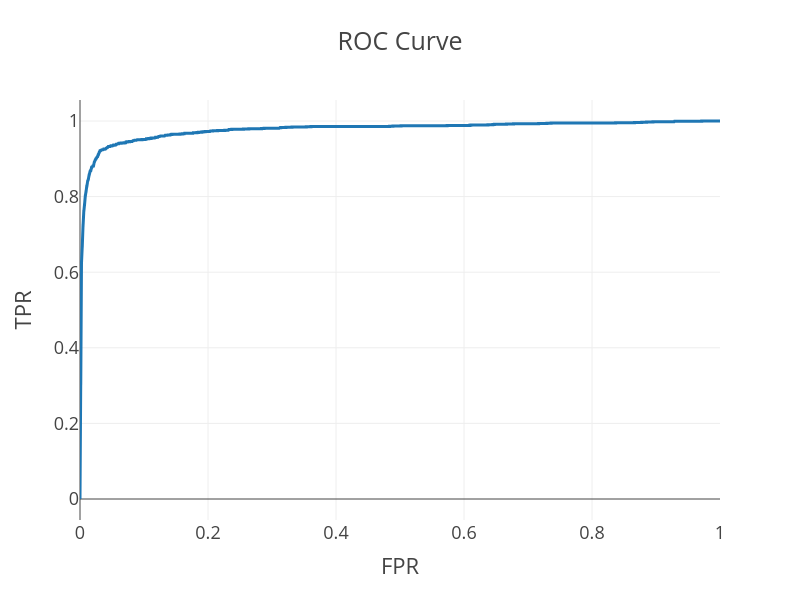

Notebook source saved alongside this figure:
### Code cell
# ROC Curve
px.line(df, x='FPR', y='TPR', title='ROC Curve', width=800, height=600, hover_data=['Threshold'])

### Figure 1 — Plotly figure (JSON) as saved in the notebook; plotly's stock layout.template omitted (floating-point values rounded to 4 significant figures; data arrays with more than 128 entries replaced by an {"elided": "..."} marker saying what was removed)
{"data": [{"customdata": {"elided": "706x1 float values"}, "hovertemplate": "FPR=%{x}<br>TPR=%{y}<br>Threshold=%{customdata[0]}<extra></extra>", "legendgroup": "", "line": {"color": "#1F77B4", "dash": "solid"}, "marker": {"symbol": "circle"}, "mode": "lines", "name": "", "orientation": "v", "showlegend": false, "type": "scatter", "x": {"elided": "706 float values"}, "xaxis": "x", "y": {"elided": "706 float values"}, "yaxis": "y"}], "layout": {"height": 600, "legend": {"tracegroupgap": 0}, "title": {"text": "ROC Curve"}, "width": 800, "xaxis": {"anchor": "y", "domain": [0, 1], "title": {"text": "FPR"}}, "yaxis": {"anchor": "x", "domain": [0, 1], "title": {"text": "TPR"}}}}
